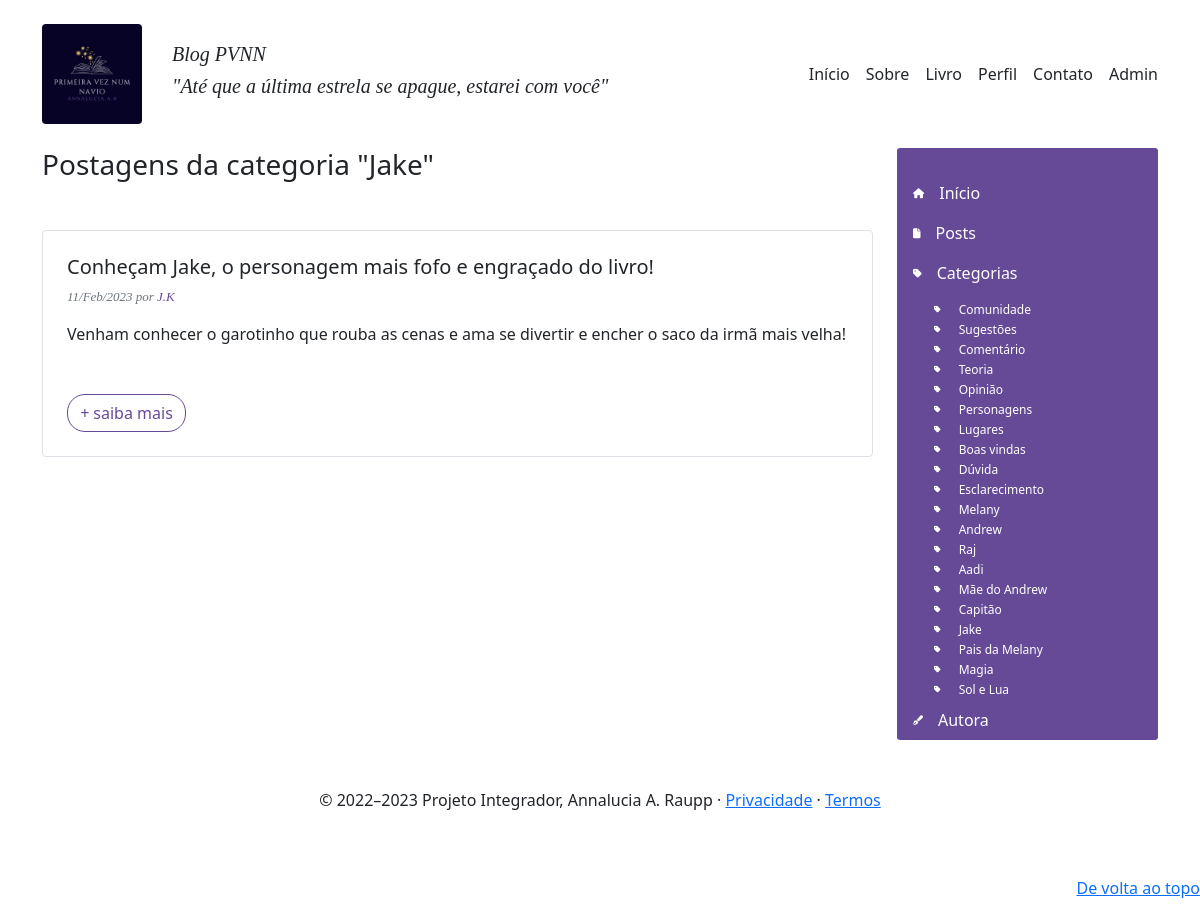
/app/controllers/BlogController.php?action=page_posts_category&category=Jake, run on the app's committed database.
### tables this page shows
CREATE TABLE `postagens` (
  `idPosts` int(4) NOT NULL,
  `titulo` text NOT NULL,
  `autor` varchar(50) DEFAULT NULL,
  `resumo` tinytext NOT NULL,
  `texto` longtext,
  `data` datetime NOT NULL DEFAULT CURRENT_TIMESTAMP,
  `idCategoria` int(11) NOT NULL
);

CREATE TABLE `categorias` (
  `idCategory` int(4) NOT NULL,
  `tag` varchar(45) NOT NULL
);

### app/repository/PostsRepository.php (called while the page is built, shortened)
<?php
    require_once __DIR__ . "/../connection/Connection.php";
    class PostsRepository {
        public $conn;
        function __construct()
        {
            $this->conn = Connection::getConnection();
        }
        public function findPostsByCategory($category): array {
            $query = "SELECT * FROM postagens AS p
                JOIN categorias AS c ON p.idCategoria = c.idCategory
                WHERE c.tag = :category";
            $prepare = $this->conn->prepare($query);
            $prepare->bindValue(":category", $category);
            $prepare->execute();
            $posts  = $prepare->fetchAll(PDO::FETCH_ASSOC);
            return $posts;
        }
    }

### app/connection/Connection.php (called while the page is built)
<?php
class Connection {
    private static $host = "localhost";
    private static $dbname = "pvnn";
    private static $user = "root";
    private static $password = "";
    private static $conn = null;
    public static function getConnection(): PDO {
        if(self::$conn == null) {
            try {
                self::$conn = new PDO("mysql:host=" . self::$host . ";charset=utf8;dbname=" . self::$dbname,
                self::$user,
                self::$password);
                self::$conn->setAttribute(PDO::ATTR_ERRMODE, PDO::ERRMODE_EXCEPTION);
            } catch(Exception $e) {
                print("Erro ao conectar com o banco de dados");
            }
        }
        return self::$conn;
    }
}

### app/repository/CategoryRepository.php (called while the page is built, shortened)
<?php
    require_once __DIR__ . "/../connection/Connection.php";
    class CategoryRepository {
        public $conn;
        function __construct()
        {
            $this->conn = Connection::getConnection();
        }
        public function findAll(): array {
            $table = $this->conn->query("SELECT * FROM categorias");
            $categorias  = $table->fetchAll(PDO::FETCH_ASSOC);
            return $categorias;
        }
    }

### app/views/blog/menu_lateral.php (the view)
<div class="col-3">
  <nav class="menu-lateral rounded-1">
    <div class="pt-6">
      <ul class="nav column">
        <li class="nav-item">
          <a class="nav-link active" href="<?= $data['base_path']?>">
            <i class="fa-solid fa-house fa-2xs"></i>Início
          </a>
        </li>
        <li class="nav-item">
          <a class="nav-link active" href="<?= $data['base_path']?>/app/controllers/BlogController.php?action=page_posts">
            <i class="fa-solid fa-file fa-2xs"></i>Posts
          </a>
        </li>
        <li class="nav-item">
          <a class="nav-link active" href="#">
            <i class="fa-solid fa-tag fa-2xs"></i>Categorias
            <ul class="sublist">
              <?php foreach($data['categories'] as $category): ?>
                <li>
                    <a href="<?= $data['base_path']?>/app/controllers/BlogController.php?action=page_posts_category&category=<?= $category['tag']?>">
                      <i class="fa-solid fa-tag fa-2xs"></i> <?= $category['tag'] ?>
                    </a>
                </li>
              <?php endforeach; ?>
            </ul>
          </a>
        </li>
        <li class="nav-item">
          <a class="nav-link active" href="<?= $data['base_path']?>/app/controllers/BlogController.php?action=page_autora">
            <i class="fa-solid fa-pen-fancy fa-2xs"></i>Autora
          </a>
        </li>
      </ul>
    </div>
  </nav>
</div>

### app/views/blog/posts.php (shortened to what this page needs)
<?php include "header.php"; ?>
<div id="posts" class="container ">
  <div class="row">
    <div class="main-content col-9">
        <?php if (isset($_GET['category']) ) : ?>
          <h3 class="mb-5">Postagens da categoria "<?= $_GET['category'] ?>"</h3>
        <?php else: ?>
          <h3 class="mb-5">Postagens do Blog</h3>
        <?php endif; ?>
      <?php foreach ($data['posts'] as $post) : ?>
        <?php $dataFormatada = new DateTime($post['data']); ?>
        <article class="blog-post">
          <div class="border rounded mb-4 p-4">
            <h5 class="blog-post-title"><?= $post['titulo']; ?></h5>
            <p class="data-autor mb-3 text-muted">
                <?= $dataFormatada->format('d/M/Y'); ?> por
                <a href="#" class="data-autor"><?= $post['autor']; ?></a>
            </p>
            <?php if(isset($post['resumo'])): ?>
              <p><?= $post['resumo'] ?></p>
            <?php else: ?>
              <p><?= BlogController::resumir($post['texto'], 30) ?></p>
            <?php endif ?>
            <div class=".post-rodape mt-5 row">
              <div class="col-4">
                <a href="<?= $data['base_path'] ?>/app/controllers/BlogController.php?action=page_post&id_param=<?= $post['idPosts']?>" class="btn btn-outline-primary btn-round">
                  <i class="fa-thin fa-plus"></i> saiba mais</a>
              </div>
            </div>
          </div>
        </article>
      <?php endforeach; ?>
    </div>
    <?php include "menu_lateral.php"; ?>
  </div>
</div>
<?php include "footer.php"; ?>

### public/assets/styles/blog.css (style rules this page uses)
.blog-post .data-autor, #post .data-autor { font-family: 'Times New Roman', Times, serif; font-size: 13px; font-style: italic; text-decoration: none; color: #664997; }
.menu-lateral { min-height: 400px; padding-top: 25px; background-color: #664997; }
.menu-lateral .nav-item { display: block; width: 100%; }
.menu-lateral .nav-item i { display: inline; margin-right: 15px; }
.menu-lateral .nav-item a { color: #fff; }
.sublist { margin-top: -25px; }
.sublist li { list-style: none; margin-left: 5px; font-size: 12px; line-height: 20px; color: #eee; }
.sublist li a { text-decoration: none; }
.btn-outline-primary { color: #664997; border-color: #664997; }
.btn-round { border-radius: 18px !important; }

### data on the page
postagens: titulo "Conheçam Jake, o personagem mais fofo e engraçado do livro!", data "11/Feb/2023", autor "J.K", resumo "Venham conhecer o garotinho que rouba as cenas e ama se divertir e encher o saco da irmã mais velha!"
categorias: tag "Comunidade"
categorias: tag "Sugestões"
categorias: tag "Comentário"
categorias: tag "Teoria"
categorias: tag "Opinião"
categorias: tag "Personagens"
categorias: tag "Lugares"
categorias: tag "Boas vindas"
categorias: tag "Dúvida"
categorias: tag "Esclarecimento"
categorias: tag "Melany"
categorias: tag "Andrew"
categorias: tag "Raj"
categorias: tag "Aadi"
categorias: tag "Mãe do Andrew"
categorias: tag "Capitão"
categorias: tag "Jake"
categorias: tag "Pais da Melany"
categorias: tag "Magia"
categorias: tag "Sol e Lua"

### other printed values
$_GET['category'] "Jake"
